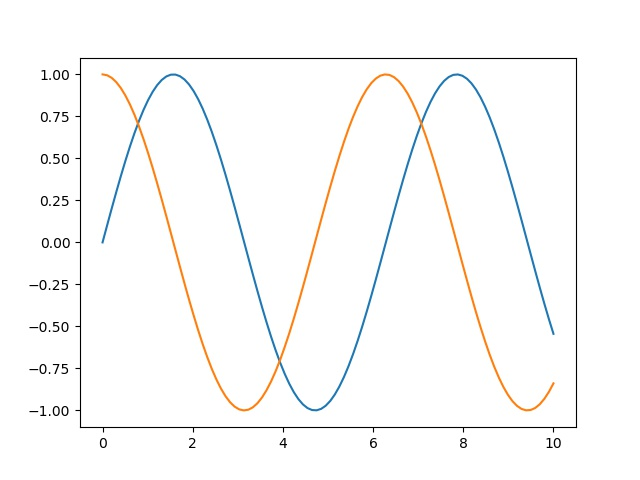

Generate this figure with Python:
# -*- coding: utf-8 -*-
# @Time : 2019/10/31 19:07
# @Author : Administrator 艾强云
# @File : sin_cos.py
# @Software: PyCharm
#导入matplotlib 和numpy模块
from matplotlib import pyplot as plt
import numpy as np
#生成0-10之间 100个等差数
x=np.linspace(0,10,100)
sin_y=np.sin(x)
#进行绘制正弦曲线
plt.plot(x,sin_y)

cos_y=np.cos(x)
plt.plot(x,cos_y)
#保存成图片
plt.savefig('sin_cos.jpg')
plt.show()